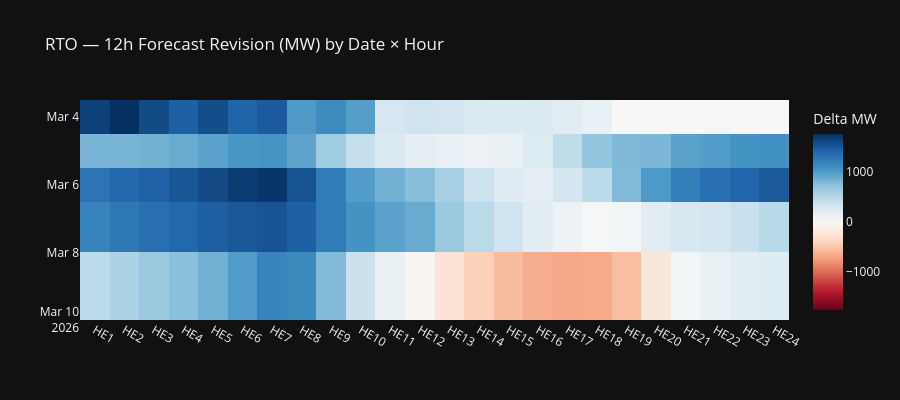

Notebook cell for this chart:
### Code cell
# Heatmaps for all lookbacks (12h, 24h, 48h)
for lookback, delta_col in [("12h", "delta_12h"), ("24h", "delta_24h"), ("48h", "delta_48h")]:
    pivot = df.pivot_table(
        index="forecast_date", columns="hour_ending", values=delta_col,
    )
    if pivot.empty:
        continue

    fig = px.imshow(
        pivot.values,
        x=[f"HE{int(c)}" for c in pivot.columns],
        y=[str(d) for d in pivot.index],
        color_continuous_scale="RdBu",
        color_continuous_midpoint=0,
        aspect="auto",
        title=f"RTO \u2014 {lookback} Forecast Revision (MW) by Date \u00d7 Hour",
        labels={"color": "Delta MW"},
        template="plotly_dark",
    )
    fig.update_layout(height=400)
    fig.show()

### Figure 1 — Plotly figure (JSON) as saved in the notebook; plotly's stock layout.template omitted (floating-point values rounded to 4 significant figures)
{"data": [{"coloraxis": "coloraxis", "hovertemplate": "x: %{x}<br>y: %{y}<br>Delta MW: %{z}<extra></extra>", "name": "0", "type": "heatmap", "x": ["HE1", "HE2", "HE3", "HE4", "HE5", "HE6", "HE7", "HE8", "HE9", "HE10", "HE11", "HE12", "HE13", "HE14", "HE15", "HE16", "HE17", "HE18", "HE19", "HE20", "HE21", "HE22", "HE23", "HE24"], "xaxis": "x", "y": ["2026-03-04", "2026-03-05", "2026-03-06", "2026-03-07", "2026-03-09"], "yaxis": "y", "z": [[1658.0, 1770.0, 1595.0, 1456.0, 1575.0, 1432.0, 1489.0, 1009.0, 1125.0, 984.0, 315.0, 361.0, 331.0, 257.0, 253.0, 260.0, 194.0, 145.0, 0.0, 0.0, 0.0, 0.0, 0.0, 0.0], [819.0, 829.0, 846.0, 896.0, 961.0, 1038.0, 1054.0, 940.0, 628.0, 416.0, 260.0, 179.0, 147.0, 113.0, 131.0, 242.0, 453.0, 693.0, 790.0, 805.0, 953.0, 998.0, 1065.0, 1082.0], [1302.0, 1394.0, 1439.0, 1524.0, 1599.0, 1688.0, 1728.0, 1542.0, 1243.0, 1000.0, 856.0, 758.0, 585.0, 384.0, 219.0, 171.0, 324.0, 480.0, 784.0, 1016.0, 1220.0, 1338.0, 1414.0, 1496.0], [1188.0, 1281.0, 1341.0, 1401.0, 1461.0, 1506.0, 1536.0, 1456.0, 1248.0, 1059.0, 961.0, 896.0, 664.0, 485.0, 363.0, 206.0, 92.0, 25.0, 44.0, 197.0, 286.0, 324.0, 400.0, 492.0], [470.0, 568.0, 661.0, 744.0, 851.0, 1002.0, 1180.0, 1140.0, 788.0, 389.0, 123.0, -43.0, -237.0, -419.0, -549.0, -651.0, -679.0, -677.0, -545.0, -201.0, 42.0, 118.0, 193.0, 243.0]]}], "layout": {"coloraxis": {"cmid": 0, "colorbar": {"title": {"text": "Delta MW"}}, "colorscale": [[0, "rgb(103,0,31)"], [0.1, "rgb(178,24,43)"], [0.2, "rgb(214,96,77)"], [0.3, "rgb(244,165,130)"], [0.4, "rgb(253,219,199)"], [0.5, "rgb(247,247,247)"], [0.6, "rgb(209,229,240)"], [0.7, "rgb(146,197,222)"], [0.8, "rgb(67,147,195)"], [0.9, "rgb(33,102,172)"], [1, "rgb(5,48,97)"]]}, "height": 400, "title": {"text": "RTO — 12h Forecast Revision (MW) by Date × Hour"}, "xaxis": {"anchor": "y", "domain": [0, 1]}, "yaxis": {"anchor": "x", "autorange": "reversed", "domain": [0, 1]}}}
